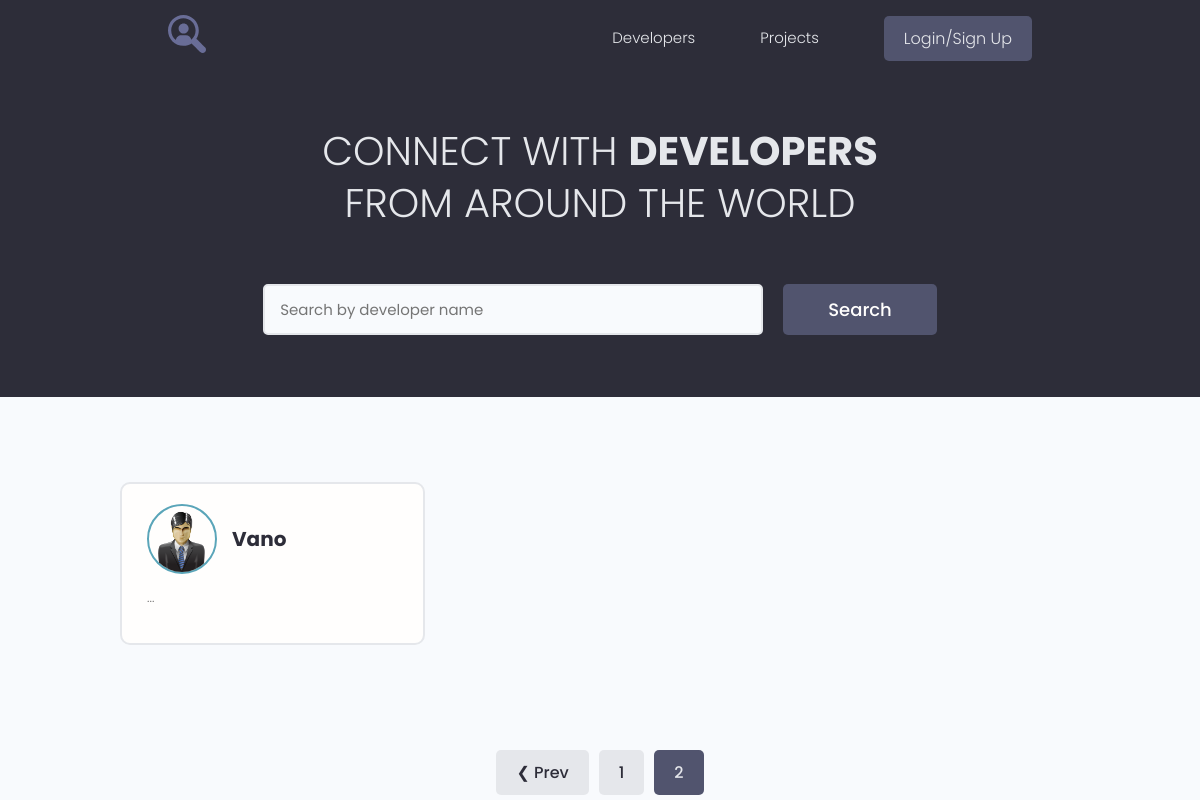
Before: /?page=2 with the older database file.
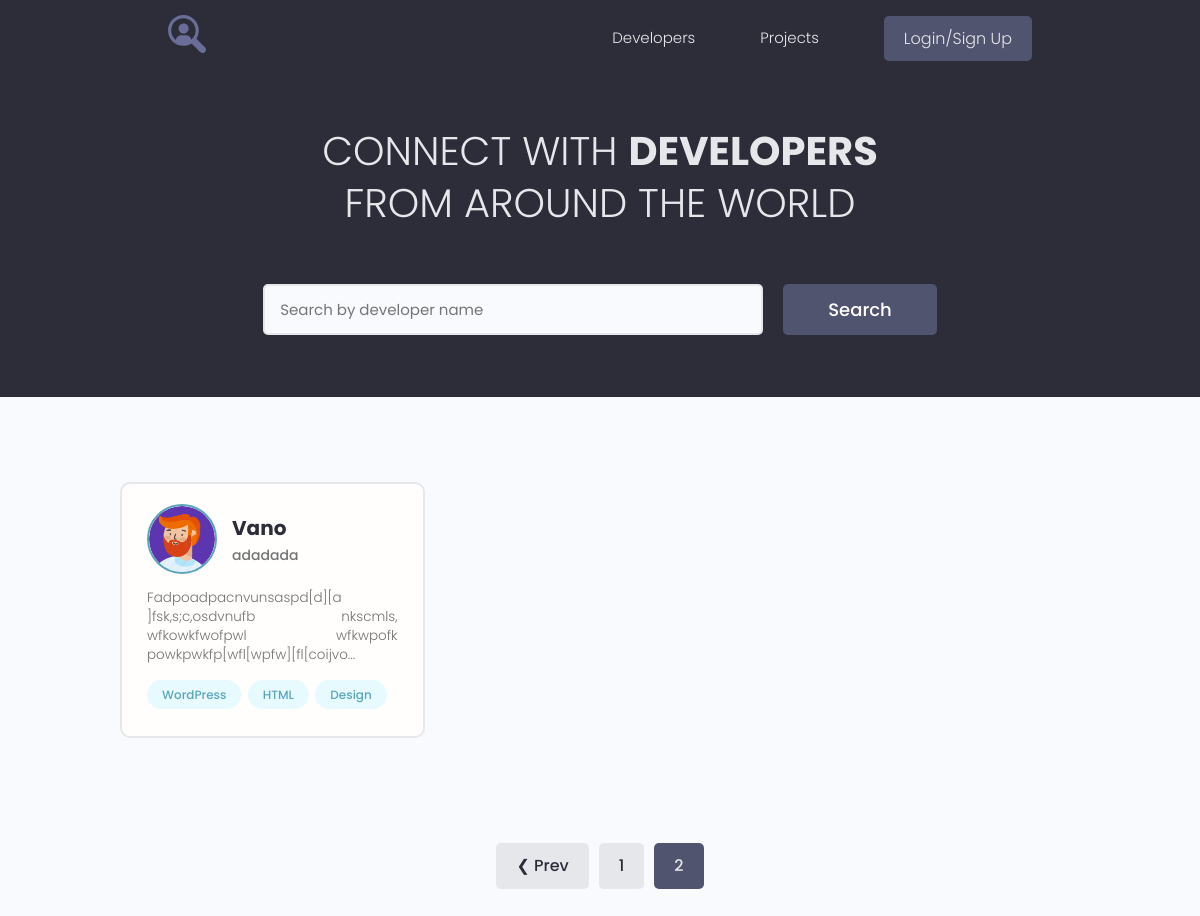
After: the same page with the newer database file.
### users/models.py (models this page shows, shortened)
class Profile(models.Model):
    user = models.OneToOneField(User, on_delete=models.CASCADE, blank=True)
    name = models.CharField(max_length=200, blank=True)
    email = models.EmailField(max_length=200, blank=True)
    username = models.CharField(max_length=200, blank=True)
    short_intro = models.CharField(max_length=200, blank=True)
    bio = models.TextField(blank=True)
    profile_image = models.ImageField(default="profiles/user-default.png", upload_to="profiles/")
    social_github = models.CharField(max_length=200, blank=True)
    social_youtube = models.CharField(max_length=200, blank=True)
    social_website = models.CharField(max_length=200, blank=True)
    created = models.DateTimeField(auto_now_add=True)

class Skill(models.Model):
    owner = models.ForeignKey(Profile, on_delete=models.CASCADE, blank=True)
    name = models.CharField(max_length=200, blank=True)
    description = models.TextField(blank=True)
    created = models.DateTimeField(auto_now_add=True)
    def __str__(self):
        return self.name

### users/views.py (the view)
# urls.py: path('', views.profiles, name="profiles"),
def profiles(request):
    prof, search_query = search_profiles(request)
    custom_range, prof = paginate_profiles(request, prof, 3)
    context = {
        "profiles": prof,
        "search_query": search_query,
        "custom_range": custom_range
    }
    return render(request, 'users/index.html', context)

### users/utils.py (called while the page is built)
def paginate_profiles(request, pr, results):
    page = request.GET.get('page')
    paginator = Paginator(pr, results)
    try:
        pr = paginator.page(page)
    except PageNotAnInteger:
        page = 1
        pr = paginator.page(page)
    except EmptyPage:
        page = paginator.num_pages
        pr = paginator.page(page)
    right_index = int(page) + 5
    if right_index > paginator.num_pages:
        right_index = paginator.num_pages + 1
    left_index = int(page) - 4
    if left_index < 1:
        left_index = 1
    custom_range = range(left_index, right_index)
    return custom_range, pr

def search_profiles(request):
    search_query = ""
    if request.GET.get("search_query"):
        search_query = request.GET.get("search_query")
    skills = Skill.objects.filter(name__icontains=search_query)  # iexact - точное регистронезависимое совпадение
    prof = Profile.objects.distinct().filter(
        Q(name__icontains=search_query) |
        Q(short_intro__icontains=search_query) |
        Q(bio__icontains=search_query) |
        Q(skill__in=skills)
    )
    return prof, search_query

### users/templates/users/index.html (shortened to what this page needs)
{% extends 'projects/base.html' %}
{% block content %}
<main class="home">
    <section class="hero-section text-center">
        <div class="container container--narrow">
            <div class="hero-section__box">
                <h2>CONNECT WITH <span>DEVELOPERS</span></h2>
                <h2>FROM AROUND THE WORLD</h2>
            </div>
            <div class="hero-section__search">
                <form id="search" class="form" action="{% url 'profiles' %}" method="get">
                    <div class="form__field">
                        <input class="input input--text" id="formInput#search" type="text" name="search_query"
                               value="{{ search_query }}"
                               placeholder="Search by developer name"/>
                    </div>
                    <input class="btn btn--sub btn--lg" type="submit" value="Search"/>
                </form>
            </div>
        </div>
    </section>
    <section class="devlist">
        <div class="container">
            <div class="grid grid--three">
                {% for profile in profiles %}
                <div class="column card">
                    <div class="dev">
                        <a href="{% url 'user_profile' profile.id %}" class="card__body">
                            <div class="dev__profile">
                                <img class="avatar avatar--md" src="{{ profile.profile_image.url }}" alt="image"/>
                                <div class="dev__meta">
                                    <h3>{{ profile.name }}</h3>
                                    <h5>{{ profile.short_intro|slice:"60" }}</h5>
                                </div>
                            </div>
                            <p class="dev__info">
                                {{ profile.bio|slice:"150" }}...
                            </p>
                            <div class="dev__skills">
                                {% for skill in profile.skill_set.all|slice:"3" %}
                                <span class="tag tag--pill tag--main">
                    <small>{{ skill }}</small>
                  </span>
                                {% endfor %}
                            </div>
                        </a>
                    </div>
                </div>
                {% endfor %}
            </div>
        </div>
    </section>
    {% include 'projects/pagination.html' with queryset=profiles %}
</main>
{% endblock %}

Changed rows visible on the page:
changed Profile "Vano": profile_image: picture added in place of a placeholder; short_intro (not shown) → "adadada"; bio (not shown) → "Fadpoadpacnvunsaspd[d][a ]fsk,s;c,osdvnufb nkscmls, wfkowkfwofpwl wfkwpofk powkpwkfp[wfl[wpfw][fl[coijvo"
added Skill: name "WordPress"
added Skill: name "HTML"
added Skill: name "Design"
